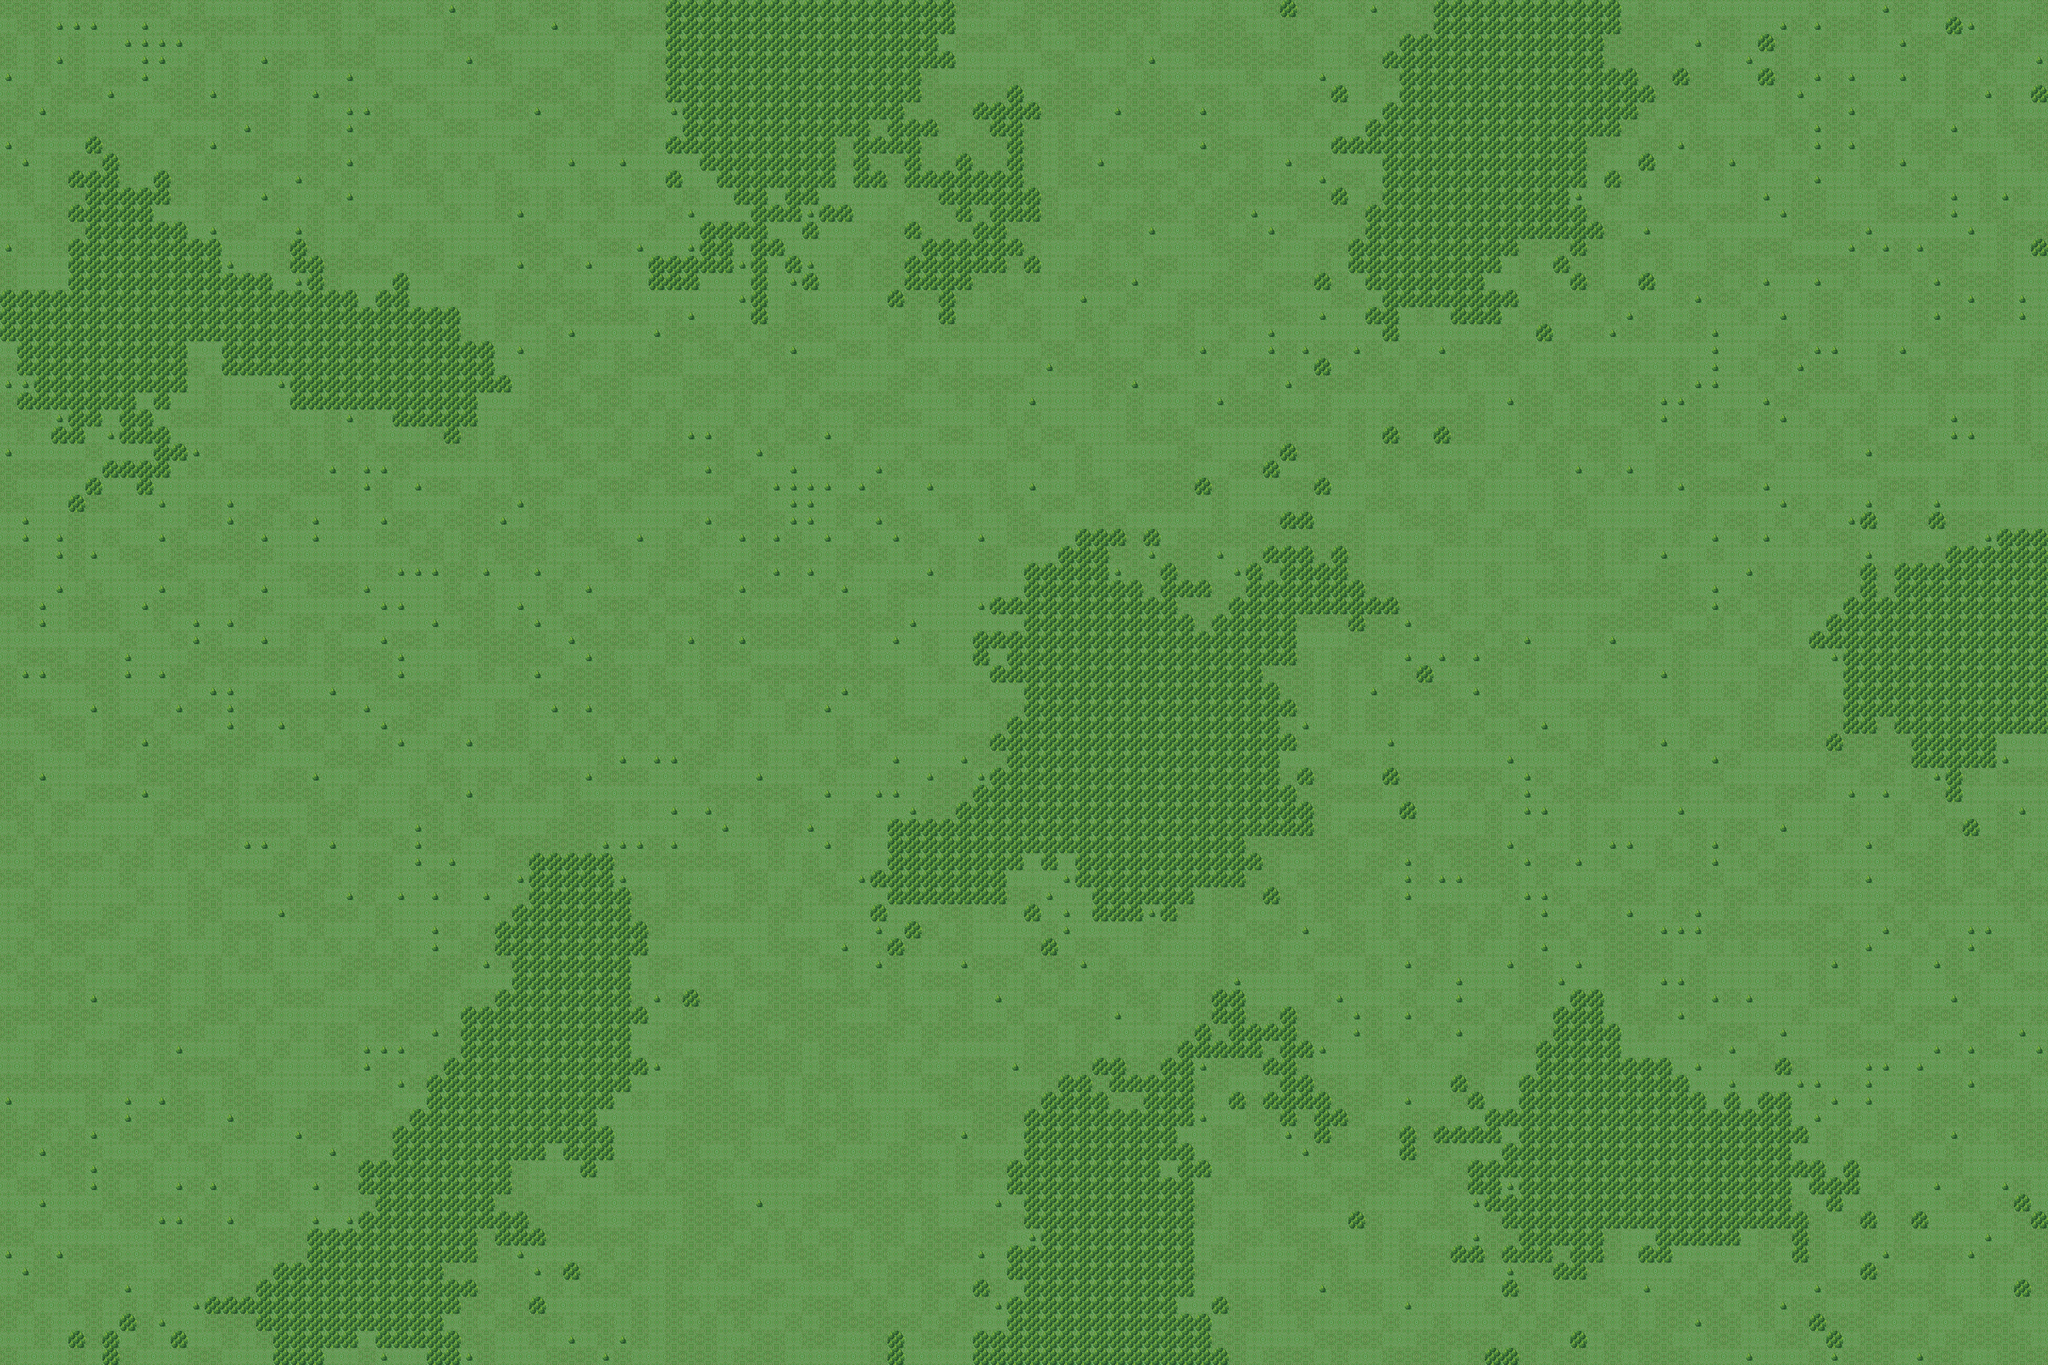

This game map was drawn from its Tiled (.tmx) file and the tilesets committed beside it. A one-line description and the trimmed map source follow:
An orthogonal 120x80 tile map with 32x32 px tiles, 1 tile layer (base).

<map version="1.8" tiledversion="1.8.5" orientation="orthogonal" renderorder="right-down" width="120" height="80" tilewidth="32" tileheight="32" infinite="0" nextlayerid="8" nextobjectid="1">
 <tileset firstgid="1" name="Standard Green Raw Tiles" tilewidth="32" tileheight="32" tilecount="256" columns="16">
  <image source="Standard Green Raw Tiles.png" width="512" height="512" />
  <tile id="144" probability="0.001" />
  <tile id="148" probability="0.001" />
  <tile id="190" probability="0.1" />
  <tile id="191" probability="0.1" />
  <tile id="206" probability="0.1" />
 </tileset>
 <layer id="7" name="base" width="120" height="80">
  <data>[9600 cells, 9600 non-empty, 4 distinct tile ids]</data>
 </layer>
</map>
